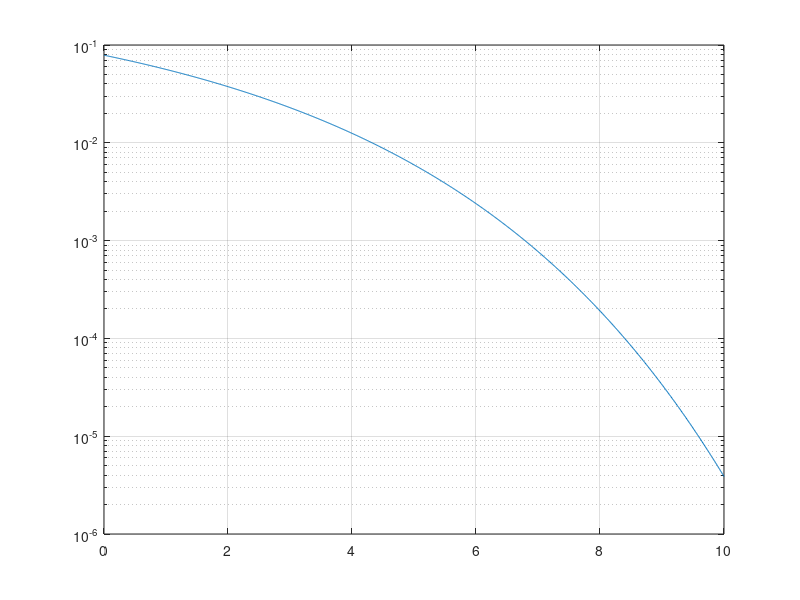

This chart was generated by the following MATLAB code: (Note: this script raises an error after producing the figure.)
% This work is licensed under the Creative Commons Attribution 4.0
% International License. To view a copy of this license, visit
% http://creativecommons.org/licenses/by/4.0/ or send a letter to
% Creative Commons, PO Box 1866, Mountain View, CA 94042, USA.

% 2-PAM best case
t = linspace(0, 10, 1e3);
y = 1/2*erfc(sqrt(10.^(t/10)));
semilogy(t, y)
grid

% our case
dB2test = [0, 1, 2, 3, 4, 5, 6, 7, 8, 9, 10];
tries = numel(dB2test);
BER = zeros([1 tries]);
ebn0 = zeros([1 tries]);

for uniqIDX = 1:tries
    forcedPwr = dB2test(uniqIDX);
    main;
    BER(uniqIDX) = sum(errorRate)/N;
end

hold on, semilogy(ebn0, BER), hold off
